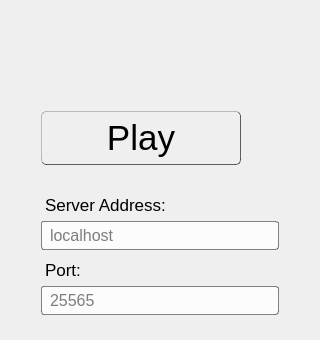
<?xml version="1.0" encoding="UTF-8"?>
<ui version="4.0">
 <class>PlayPage</class>
 <widget class="QWidget" name="PlayPage">
  <property name="geometry">
   <rect><x>0</x><y>0</y><width>320</width><height>340</height></rect>
  </property>
  <layout class="QVBoxLayout" name="verticalLayout">
   <item>
    <widget class="QWidget" name="Scroll" native="true">
     <property name="styleSheet">
      <string notr="true">#Scroll {
    background-image: url(":/images/playpage-background.png");
    background-repeat: no-repeat;
    background-position: top;
}
</string>
     </property>
     <layout class="QGridLayout" name="gridLayout">
      <property name="leftMargin"><number>30</number></property>
      <property name="topMargin"><number>100</number></property>
      <property name="rightMargin"><number>30</number></property>
      <property name="verticalSpacing"><number>6</number></property>

      <!-- Play button row 1 -->
      <item row="1" column="1">
       <widget class="QPushButton" name="playButton">
        <property name="minimumSize"><size><width>200</width><height>70</height></size></property>
        <property name="maximumSize"><size><width>200</width><height>70</height></size></property>
        <property name="styleSheet">
         <string notr="true">#playButton {
    height: 50px;
    margin-bottom: 16px;
    background-color: qlineargradient(spread:pad, x1:0, y1:0, x2:0, y2:1,
        stop:0 rgba(255,255,255,200), stop:0.1 rgba(255,255,255,15),
        stop:0.49 rgba(255,255,255,75), stop:0.5 rgba(0,0,0,0),
        stop:0.9 rgba(0,0,0,55), stop:1 rgba(0,0,0,100));
    font-size: 26pt; color: black;
    border-right: 1px solid rgba(0,0,0,155);
    border-left:  1px solid rgba(0,0,0,55);
    border-top:   1px solid rgba(0,0,0,55);
    border-bottom:1px solid rgba(0,0,0,155);
    border-radius: 5px;
}
#playButton:hover { border: 2px solid rgba(164,192,228,255); }
#playButton:pressed {
    background: qlineargradient(x1:0,y1:0,x2:0,y2:1,
        stop:0 rgba(0,0,0,75), stop:0.1 rgba(0,0,0,15),
        stop:0.2 rgba(255,255,255,55), stop:1 rgba(255,255,255,155));
    border: 1px solid rgba(0,0,0,55);
}</string>
        </property>
        <property name="text"><string>Play</string></property>
       </widget>
      </item>

      <!-- Server label row 2 -->
      <item row="2" column="1">
       <widget class="QLabel" name="serverLabel">
        <property name="styleSheet">
         <string notr="true">#serverLabel { font-size: 13pt; color: black; margin-top: 8px; }</string>
        </property>
        <property name="text"><string>Server Address:</string></property>
       </widget>
      </item>

      <!-- IP input row 3 -->
      <item row="3" column="1">
       <widget class="QLineEdit" name="serverAddressEdit">
        <property name="placeholderText"><string>localhost</string></property>
        <property name="styleSheet">
         <string notr="true">#serverAddressEdit {
    font-size: 12pt; color: black;
    background: rgba(255,255,255,200);
    border: 1px solid rgba(0,0,0,120);
    border-radius: 3px; padding: 3px 6px;
}</string>
        </property>
       </widget>
      </item>

      <!-- Port label row 4 -->
      <item row="4" column="1">
       <widget class="QLabel" name="portLabel">
        <property name="styleSheet">
         <string notr="true">#portLabel { font-size: 13pt; color: black; margin-top: 4px; }</string>
        </property>
        <property name="text"><string>Port:</string></property>
       </widget>
      </item>

      <!-- Port input row 5 -->
      <item row="5" column="1">
       <widget class="QLineEdit" name="serverPortEdit">
        <property name="placeholderText"><string>25565</string></property>
        <property name="styleSheet">
         <string notr="true">#serverPortEdit {
    font-size: 12pt; color: black;
    background: rgba(255,255,255,200);
    border: 1px solid rgba(0,0,0,120);
    border-radius: 3px; padding: 3px 6px;
}</string>
        </property>
       </widget>
      </item>

      <!-- Spacer row 6 -->
      <item row="6" column="1">
       <spacer name="verticalSpacer">
        <property name="orientation"><enum>Qt::Vertical</enum></property>
        <property name="sizeHint" stdset="0"><size><width>20</width><height>30</height></size></property>
       </spacer>
      </item>

     </layout>
    </widget>
   </item>
  </layout>
 </widget>
 <resources/>
 <connections/>
</ui>
